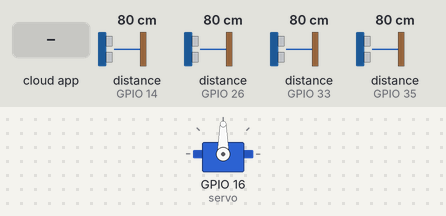
The sketch below on a simulated ESP32. Parts: servo. Wiring (inferred from the names in the program): 4 × ultrasonic range finder: trigger GPIO 13, echo GPIO 14 / trigger GPIO 25, echo GPIO 33 / trigger GPIO 27, echo GPIO 26 / trigger GPIO 32, echo GPIO 35. The test bench sets the inputs (shaded band); at power-on: distance to the obstacle (sensors on GPIO 14, GPIO 26, GPIO 33, GPIO 35) 80 cm. The echo pulse lasts 58.3 µs per cm; the ROS host is connected and sends only what is stated.

Above: at 1.2 s.
1.3 s: the phone or cloud app sets servo to 0
At 1.6 s:
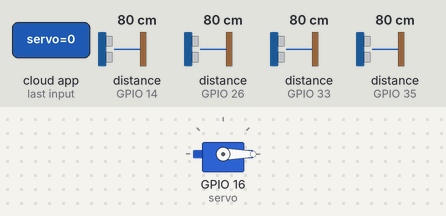
2.8 s: the phone or cloud app sets servo to 45
At 3.5 s:
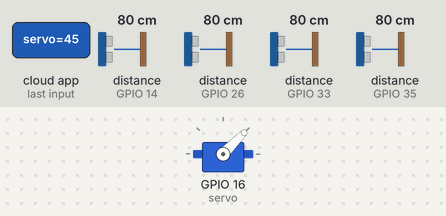
4.3 s: the phone or cloud app sets servo to 180
At 5.0 s:
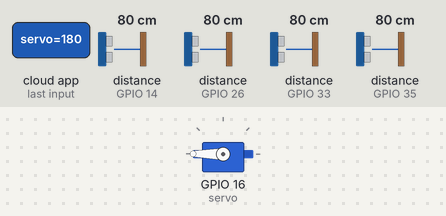
5.8 s: the phone or cloud app sets servo to 90
At 6.8 s:
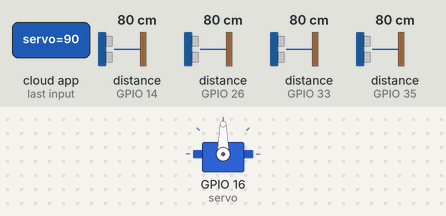
Timing chart, 0 to 8.3 s (numbered marks = the images above; inputs shaded):
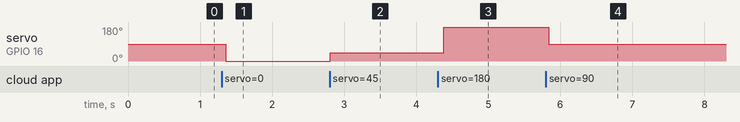

The sketch:

sonar.ino
```cpp
#include <ros.h>
#include <std_msgs/Float64MultiArray.h>
// #include <Servo.h>
#include <ESP32Servo.h>
#include <std_msgs/UInt16.h>


//Set up the ros node and publisher
std_msgs::Float64MultiArray Distance;
ros::Publisher pub_sonar("sonar",&Distance);
ros::NodeHandle nh;

#define trigPin_1 13
#define echoPin_1 14

#define trigPin_2 27
#define echoPin_2 26

#define trigPin_3 25
#define echoPin_3 33

#define trigPin_4 32
#define echoPin_4 35

char trig_pins[4] = {trigPin_1,trigPin_2,trigPin_3,trigPin_4};
char echo_pins[4] = {echoPin_1,echoPin_2,echoPin_3,echoPin_4};
float distances[4] = {0.0,0.0,0.0,0.0};

// int trigPin = 13;    // Trigger
// int echoPin = 14;    // Echo

// defines variables
long duration;
// float distance;
Servo servo;

void servo_cb( const std_msgs::UInt16& cmd_msg){
  servo.write(cmd_msg.data); //set servo angle, should be from 0-180
}

ros::Subscriber<std_msgs::UInt16> sub("servo", servo_cb);

void setup() {

  Serial.begin(57600); // Starts the serial communication
  //Define inputs and outputs
  pinMode(trigPin_1, OUTPUT);
  pinMode(echoPin_1, INPUT);
  pinMode(trigPin_2, OUTPUT);
  pinMode(echoPin_2, INPUT);
  pinMode(trigPin_3, OUTPUT);
  pinMode(echoPin_3, INPUT);
  pinMode(trigPin_4, OUTPUT);
  pinMode(echoPin_4, INPUT);
  nh.initNode();
  nh.advertise(pub_sonar);
  nh.subscribe(sub);
  Distance.layout.dim = (std_msgs::MultiArrayDimension *) malloc(sizeof(std_msgs::MultiArrayDimension) * 4);
  Distance.layout.dim[0].label = "reads";
  Distance.layout.dim[0].size = 4;
  Distance.layout.dim[0].stride = 1 * 4;
  Distance.data = (float *)malloc(sizeof(float)*4);
  Distance.layout.dim_length = 0;
  Distance.data_length = 4;
  ESP32PWM::allocateTimer(0);
	ESP32PWM::allocateTimer(1);
	ESP32PWM::allocateTimer(2);
	ESP32PWM::allocateTimer(3);
	servo.setPeriodHertz(50);
  servo.attach(16); //attach it to pin 9
}


void loop() {
// Clears the trigPin
distance_read();

// Serial.print(distances[0]);
// Serial.print("\t");
// Serial.print(distances[1]);
// Serial.print("\t");
// Serial.print(distances[2]);
// Serial.print("\t");

// Serial.print(distances[3]);
// Serial.println("\t");

Distance.data[0]=distances[0];
Distance.data[1]=distances[1];
Distance.data[2]=distances[2];
Distance.data[3]=distances[3];
pub_sonar.publish(&Distance);
nh.spinOnce();

delay(100);
}

void distance_read()
{
   for(int i = 0; i < 4; i++)
  {
    digitalWrite(trig_pins[i], LOW);
    delayMicroseconds(2);

    // Sets the trigPin on HIGH state for 10 micro seconds
    digitalWrite(trig_pins[i], HIGH);
    delayMicroseconds(10);
    digitalWrite(trig_pins[i], LOW);

    // Reads the echoPin, returns the sound wave travel time in microseconds
    duration = pulseIn(echo_pins[i], HIGH);

    // Calculating the distance
    distances[i]= duration*0.034/2;
    //publishing data

  }

}
```

Measured:
- after the input at 1.3 s, servo on GPIO 16 (servo): 90° → 0° after 0.05 s
- after the input at 2.8 s, servo on GPIO 16 (servo): 0° → 45° at once
- after the input at 4.3 s, servo on GPIO 16 (servo): 45° → 180° after 0.08 s
- after the input at 5.8 s, servo on GPIO 16 (servo): 180° → 90° at once
